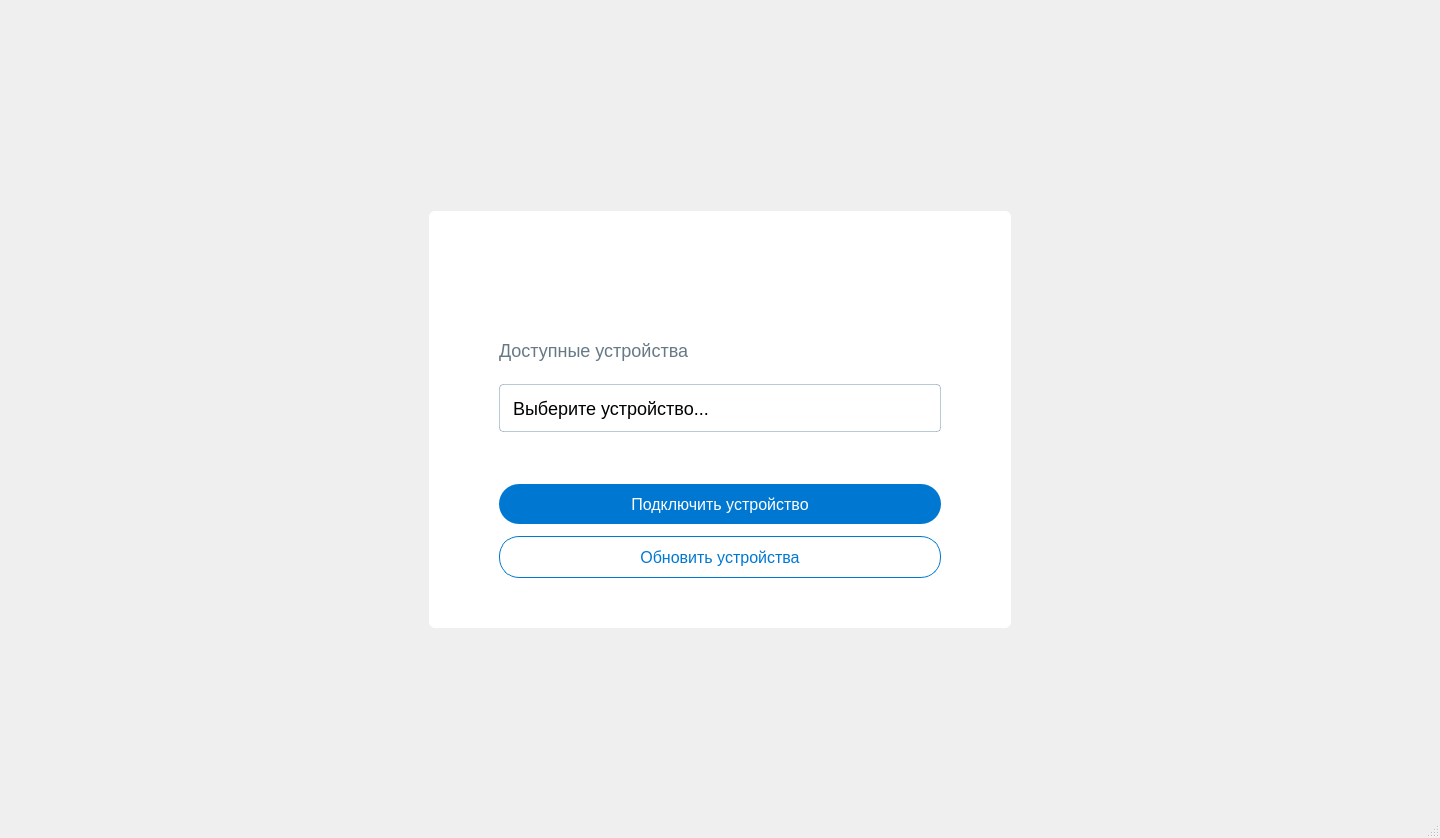
<?xml version="1.0" encoding="UTF-8"?>
<ui version="4.0">
 <class>ConnectWindow</class>
 <widget class="QMainWindow" name="ConnectWindow">
  <property name="enabled">
   <bool>true</bool>
  </property>
  <property name="geometry">
   <rect>
    <x>0</x>
    <y>0</y>
    <width>1440</width>
    <height>838</height>
   </rect>
  </property>
  <property name="sizePolicy">
   <sizepolicy hsizetype="Ignored" vsizetype="Ignored">
    <horstretch>0</horstretch>
    <verstretch>0</verstretch>
   </sizepolicy>
  </property>
  <property name="minimumSize">
   <size>
    <width>1440</width>
    <height>838</height>
   </size>
  </property>
  <property name="maximumSize">
   <size>
    <width>1440</width>
    <height>838</height>
   </size>
  </property>
  <property name="contextMenuPolicy">
   <enum>Qt::NoContextMenu</enum>
  </property>
  <property name="windowTitle">
   <string>MainWindow</string>
  </property>
  <property name="layoutDirection">
   <enum>Qt::LeftToRight</enum>
  </property>
  <property name="styleSheet">
   <string notr="true">background-image: url(:/imgs/authBackground.png);</string>
  </property>
  <widget class="QWidget" name="centralwidget">
   <property name="styleSheet">
    <string notr="true">color:FFFFFF
</string>
   </property>
   <widget class="QWidget" name="widget" native="true">
    <property name="geometry">
     <rect>
      <x>429</x>
      <y>211</y>
      <width>582</width>
      <height>417</height>
     </rect>
    </property>
    <property name="sizePolicy">
     <sizepolicy hsizetype="Preferred" vsizetype="Preferred">
      <horstretch>0</horstretch>
      <verstretch>0</verstretch>
     </sizepolicy>
    </property>
    <property name="minimumSize">
     <size>
      <width>582</width>
      <height>417</height>
     </size>
    </property>
    <property name="maximumSize">
     <size>
      <width>582</width>
      <height>417</height>
     </size>
    </property>
    <property name="autoFillBackground">
     <bool>false</bool>
    </property>
    <property name="styleSheet">
     <string notr="true">QWidget { /* Auto layout */


position: absolute;
width: 582px;
height: 439px;
left: 80px;
top: 60px;

background: #FFFFFF;
border-radius: 6px; }</string>
    </property>
    <layout class="QVBoxLayout" name="verticalLayout">
     <property name="spacing">
      <number>24</number>
     </property>
     <property name="leftMargin">
      <number>70</number>
     </property>
     <property name="topMargin">
      <number>24</number>
     </property>
     <property name="rightMargin">
      <number>70</number>
     </property>
     <property name="bottomMargin">
      <number>50</number>
     </property>
     <item>
      <widget class="QLabel" name="label">
       <property name="sizePolicy">
        <sizepolicy hsizetype="Fixed" vsizetype="Fixed">
         <horstretch>81</horstretch>
         <verstretch>149</verstretch>
        </sizepolicy>
       </property>
       <property name="minimumSize">
        <size>
         <width>149</width>
         <height>81</height>
        </size>
       </property>
       <property name="maximumSize">
        <size>
         <width>149</width>
         <height>81</height>
        </size>
       </property>
       <property name="styleSheet">
        <string notr="true">image: url(:/imgs/logo-gazprom-neft.png)</string>
       </property>
       <property name="text">
        <string/>
       </property>
      </widget>
     </item>
     <item>
      <layout class="QVBoxLayout" name="verticalLayout_2">
       <property name="spacing">
        <number>16</number>
       </property>
       <item>
        <widget class="QLabel" name="devices_label">
         <property name="sizePolicy">
          <sizepolicy hsizetype="Expanding" vsizetype="Fixed">
           <horstretch>0</horstretch>
           <verstretch>0</verstretch>
          </sizepolicy>
         </property>
         <property name="styleSheet">
          <string notr="true">#devices_label{
font-family: 'Segoe UI';
font-style: normal;
font-weight: 400;
font-size: 18px;
line-height: 150%;
color: rgba(0, 32, 51, 0.6);
}</string>
         </property>
         <property name="text">
          <string>Доступные устройства</string>
         </property>
         <property name="textFormat">
          <enum>Qt::PlainText</enum>
         </property>
         <property name="alignment">
          <set>Qt::AlignLeading|Qt::AlignLeft|Qt::AlignTop</set>
         </property>
         <property name="margin">
          <number>0</number>
         </property>
         <property name="indent">
          <number>0</number>
         </property>
        </widget>
       </item>
       <item>
        <widget class="QWidget" name="widget_2" native="true">
         <layout class="QVBoxLayout" name="verticalLayout_4">
          <property name="spacing">
           <number>0</number>
          </property>
          <property name="leftMargin">
           <number>0</number>
          </property>
          <property name="topMargin">
           <number>0</number>
          </property>
          <property name="rightMargin">
           <number>0</number>
          </property>
          <property name="bottomMargin">
           <number>0</number>
          </property>
          <item>
           <widget class="QComboBox" name="devices_comboBox">
            <property name="sizePolicy">
             <sizepolicy hsizetype="Fixed" vsizetype="Fixed">
              <horstretch>0</horstretch>
              <verstretch>0</verstretch>
             </sizepolicy>
            </property>
            <property name="minimumSize">
             <size>
              <width>0</width>
              <height>48</height>
             </size>
            </property>
            <property name="maximumSize">
             <size>
              <width>16777215</width>
              <height>48</height>
             </size>
            </property>
            <property name="font">
             <font>
              <family>Segoe UI</family>
              <pointsize>-1</pointsize>
              <weight>50</weight>
              <italic>false</italic>
              <bold>false</bold>
             </font>
            </property>
            <property name="layoutDirection">
             <enum>Qt::LeftToRight</enum>
            </property>
            <property name="styleSheet">
             <string notr="true">#devices_comboBox{

height:48px;
/* control-default/bg */
font-family: 'Segoe UI';
font-weight: 400;
font-style: normal;
font-size: 18px;

padding-left: 13px;
/* control-default/bg-border */

border: 1px solid rgba(0, 66, 105, 0.28);
border-radius: 4px;

color: black;
outline: 0px;
}

#devices_comboBox::drop-down{
border: 0px;
width: 48px;
}

#devices_comboBox::down-arrow {
    image: url(:/imgs/arrowComboBox.png);
width: 48px;
}

#devices_comboBox::on {
border: 1px solid #0091FF;
outline: 0px;
}

#devices_comboBox QListView {
outline-color: #fff;
background-color: #fff;

font-family: 'Segoe UI';
font-weight: 400;
font-style: normal;
font-size: 18px;

border: 1px solid rgba(0, 66, 105, 0.28);

border-radius: 4px;
margin-top: 7px;
outline: 0px;

selection-background-color: rgba(0, 32, 51, 0.05);
selection-color: black;

padding-top:10px;
padding-bottom:10px;
padding-left:12px;
padding-right:12px;

}

#devices_comboBox QAbstractItemView::text {

padding:10px;
}




</string>
            </property>
            <property name="editable">
             <bool>false</bool>
            </property>
            <property name="currentText">
             <string>Выберите устройство...</string>
            </property>
            <property name="maxVisibleItems">
             <number>10</number>
            </property>
            <property name="insertPolicy">
             <enum>QComboBox::InsertAtBottom</enum>
            </property>
            <property name="sizeAdjustPolicy">
             <enum>QComboBox::AdjustToContents</enum>
            </property>
            <property name="iconSize">
             <size>
              <width>48</width>
              <height>48</height>
             </size>
            </property>
            <property name="duplicatesEnabled">
             <bool>false</bool>
            </property>
            <property name="frame">
             <bool>false</bool>
            </property>
            <item>
             <property name="text">
              <string>Выберите устройство...</string>
             </property>
            </item>
            <item>
             <property name="text">
              <string>COM1</string>
             </property>
            </item>
            <item>
             <property name="text">
              <string>COM2</string>
             </property>
            </item>
           </widget>
          </item>
          <item>
           <widget class="QLabel" name="connect_statusLabel">
            <property name="styleSheet">
             <string notr="true">#connect_statusLabel{
min-height:14px;
max-height:14px;
height:14px;
padding-left:13px;
color: #EB3333;
font-family: 'Segoe UI';
font-style: normal;
font-weight: 400;
font-size: 12px;
line-height: 120%;
}</string>
            </property>
            <property name="text">
             <string/>
            </property>
           </widget>
          </item>
         </layout>
        </widget>
       </item>
      </layout>
     </item>
     <item>
      <layout class="QVBoxLayout" name="verticalLayout_3">
       <property name="spacing">
        <number>12</number>
       </property>
       <item>
        <widget class="QPushButton" name="connect_pushButton">
         <property name="styleSheet">
          <string notr="true">#connect_pushButton{
width: 441px;
height: 40px;

/* control-primary/bg */


background: #0078D2;
border-radius: 20px;


font-family: 'Segoe UI';
font-style: normal;
font-weight: 400;
font-size: 16px;
line-height: 40px;


/* control-primary/typo */

color: #FFFFFF;
}

#connect_pushButton::hover{
background: rgb(0, 134, 229);

}

#connect_pushButton::pressed{

border: 4px solid rgb(0, 101, 173);
}</string>
         </property>
         <property name="text">
          <string>Подключить устройство</string>
         </property>
         <property name="autoDefault">
          <bool>false</bool>
         </property>
         <property name="default">
          <bool>false</bool>
         </property>
         <property name="flat">
          <bool>false</bool>
         </property>
        </widget>
       </item>
       <item>
        <widget class="QPushButton" name="updateDevices_pushButton">
         <property name="sizePolicy">
          <sizepolicy hsizetype="Fixed" vsizetype="Fixed">
           <horstretch>0</horstretch>
           <verstretch>0</verstretch>
          </sizepolicy>
         </property>
         <property name="styleSheet">
          <string notr="true">#updateDevices_pushButton{
width: 441px;
height: 40px;

/* control-primary/bg */


background: #fff;
border-radius: 20px;
border: 1px solid #0078D2;


font-family: 'Segoe UI';
font-style: normal;
font-weight: 400;
font-size: 16px;
line-height: 40px;


/* control-primary/typo */

color: #0078D2;
}

#updateDevices_pushButton::hover{
background: rgb(205, 238, 255);

}

#updateDevices_pushButton::pressed{

border: 4px solid rgb(139, 205, 255);
}</string>
         </property>
         <property name="text">
          <string>Обновить устройства</string>
         </property>
         <property name="autoDefault">
          <bool>false</bool>
         </property>
         <property name="default">
          <bool>false</bool>
         </property>
         <property name="flat">
          <bool>false</bool>
         </property>
        </widget>
       </item>
      </layout>
     </item>
    </layout>
   </widget>
  </widget>
  <widget class="QMenuBar" name="menubar">
   <property name="geometry">
    <rect>
     <x>0</x>
     <y>0</y>
     <width>1440</width>
     <height>26</height>
    </rect>
   </property>
  </widget>
  <widget class="QStatusBar" name="statusbar"/>
 </widget>
 <resources>
  <include location="resources.qrc"/>
 </resources>
 <connections/>
</ui>
